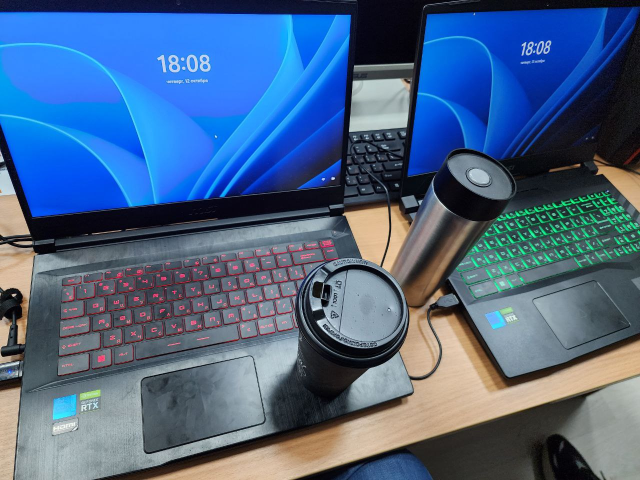
#> input picture point3/1.jpg, 1280 x 960 px (shown at 1/2 size)
$ jupyter execute --allow-errors point3.ipynb   (shell and % lines are left out)
#> lines starting #> are read from the running program, lines starting #| are printed output that depends on the picture
**Промежуточная аттестация 3**

*Применение YOLO*

[cell 1]
import numpy as np
import cv2
import matplotlib.pyplot as plt

[cell 2]
print(cv2.__version__)

Загрузка предобученной модели YOLO:

#> (a cell that did not finish here is left out)

Функция для обнаружения объектов на изображении:

[cell 4]
def detect_objects(image_file):
#> called with image_file = '1.jpg'
    img = cv2.imread(image_file) # Загружаем изображение с помощью OpenCV
#> img is the input picture: shape (960, 1280, 3); mean B, G, R 135.5, 100.5, 73.6
    img = cv2.resize(img, None, fx=0.8, fy=0.8) # Можно изменить размер для ускорения
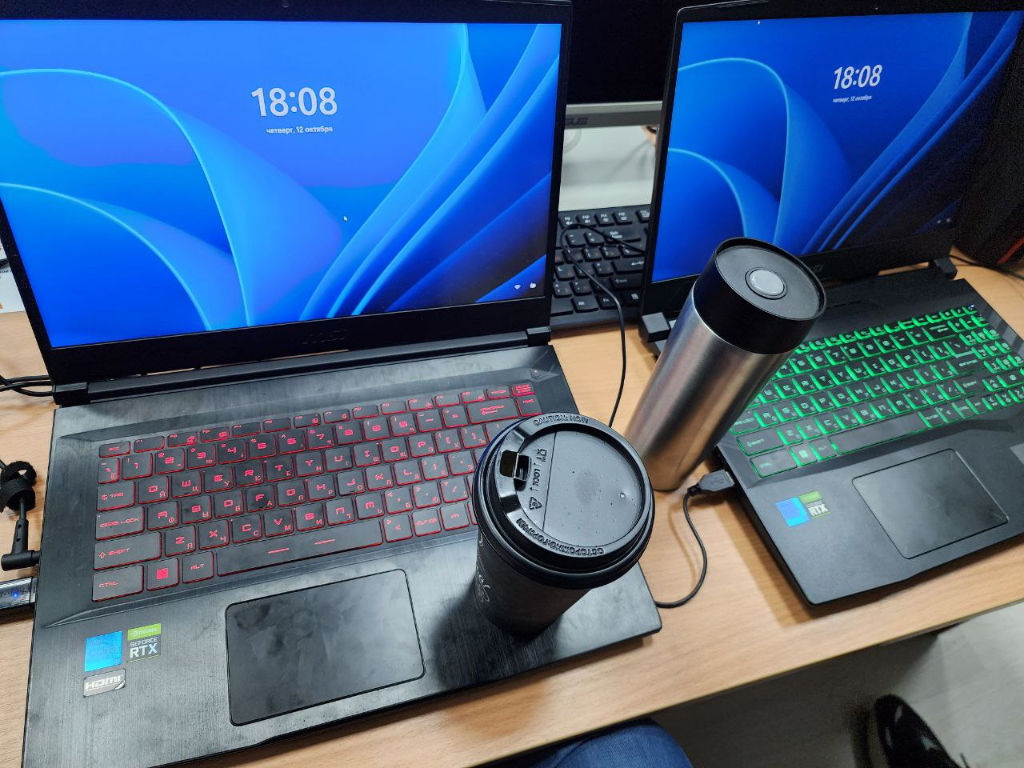
#> img: shape (768, 1024, 3); mean B, G, R 135.5, 100.4, 73.6
    height, width, channels = img.shape
#> height = 768; width = 1024; channels = 3

    # Преобразуем изображение в формат, который подходит для YOLO
    blob = cv2.dnn.blobFromImage(img, 0.00392, (416, 416), (0, 0, 0), True, crop=False)
    yolo_net.setInput(blob)

    # Применяем прямой проход (forward pass) и получаем прогнозы
    outs = yolo_net.forward(output_layers)

    # Информация для показа на экране (название класса, вероятность, координаты ограничивающего прямоугольника)
    class_ids = []
    confidences = []
    boxes = []

    # Проходим по всем обнаруженным объектам
    for out in outs:
        for detection in out:
            scores = detection[5:]
            class_id = np.argmax(scores)
            confidence = scores[class_id]
            if confidence > 0.2: # Устанавливаем порог уверенности
                # Координаты объекта
                center_x = int(detection[0] * width)
                center_y = int(detection[1] * height)
                w = int(detection[2] * width)
                h = int(detection[3] * height)

                # Координаты верхнего левого угла прямоугольника
                x = int(center_x - w / 2)
                y = int(center_y - h / 2)

                boxes.append([x, y, w, h])
                confidences.append(float(confidence))
                class_ids.append(class_id)

    # Применяем подавление немаксимальных значений для устранения слабых перекрытий
    indexes = cv2.dnn.NMSBoxes(boxes, confidences, 0.5, 0.4)

    # Показываем информацию на экране
    font = cv2.FONT_HERSHEY_PLAIN
    colors = np.random.uniform(0, 255, size=(len(classes), 3))

    for i in range(len(boxes)):
        if i in indexes:
            label = str(classes[class_ids[i]])
            color = colors[i]
            x, y, w, h = boxes[i]
            cv2.rectangle(img, (x, y), (x + w, y + h), color, 2)
            cv2.putText(img, label + " " + str(round(confidences[i], 2)), (x, y + 30), font, 1.5, color, 1)  # размер шрифта - 1.5 и и толщина линии - 1

    # Показываем изображение с обнаруженными объектами
    plt.figure(figsize=(10, 10))
    plt.imshow(cv2.cvtColor(img, cv2.COLOR_BGR2RGB))
    plt.show()
